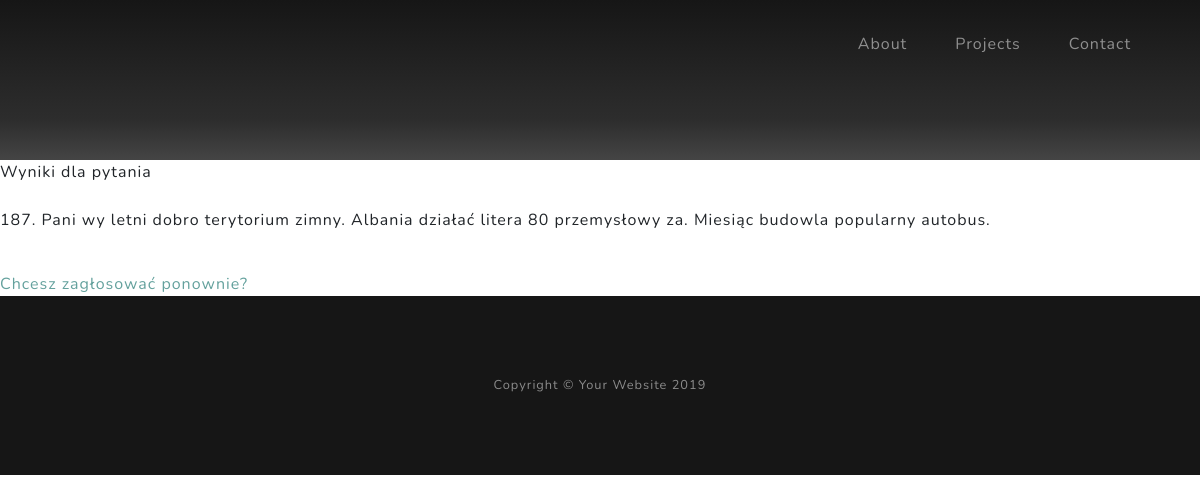
Screenshot of /ankieta/187/results/ with the database file from the repository.
### pools/models.py (models this page shows, shortened)
class Question(models.Model):
    question_text = models.CharField(max_length=200)
    pub_data = models.DateTimeField(verbose_name="date published")

### pools/views.py (the view)
# urls.py: path("<int:question_id>/results/" , views.results, name="results"),
def results(request, question_id):
    questions = get_object_or_404(Question, pk=question_id)
    context = {'question': questions}
    return render(
        request,
        "pools/results.html",
        context
    )

### pools/Templates/pools/results.html (shortened to what this page needs)
{% extends "pools/base.html" %}
{% block content %}
Wyniki dla pytania <br><br>
{{question.id}}. {{question.question_text}}
<br><br>
<a href="{% url 'pools:detail' question.id %}">Chcesz zagłosować ponownie?</a>
{% endblock %}

### rows the page displays
Question: id "187", question_text "Pani wy letni dobro terytorium zimny. Albania działać litera 80 przemysłowy za. Miesiąc budowla popularny autobus."
